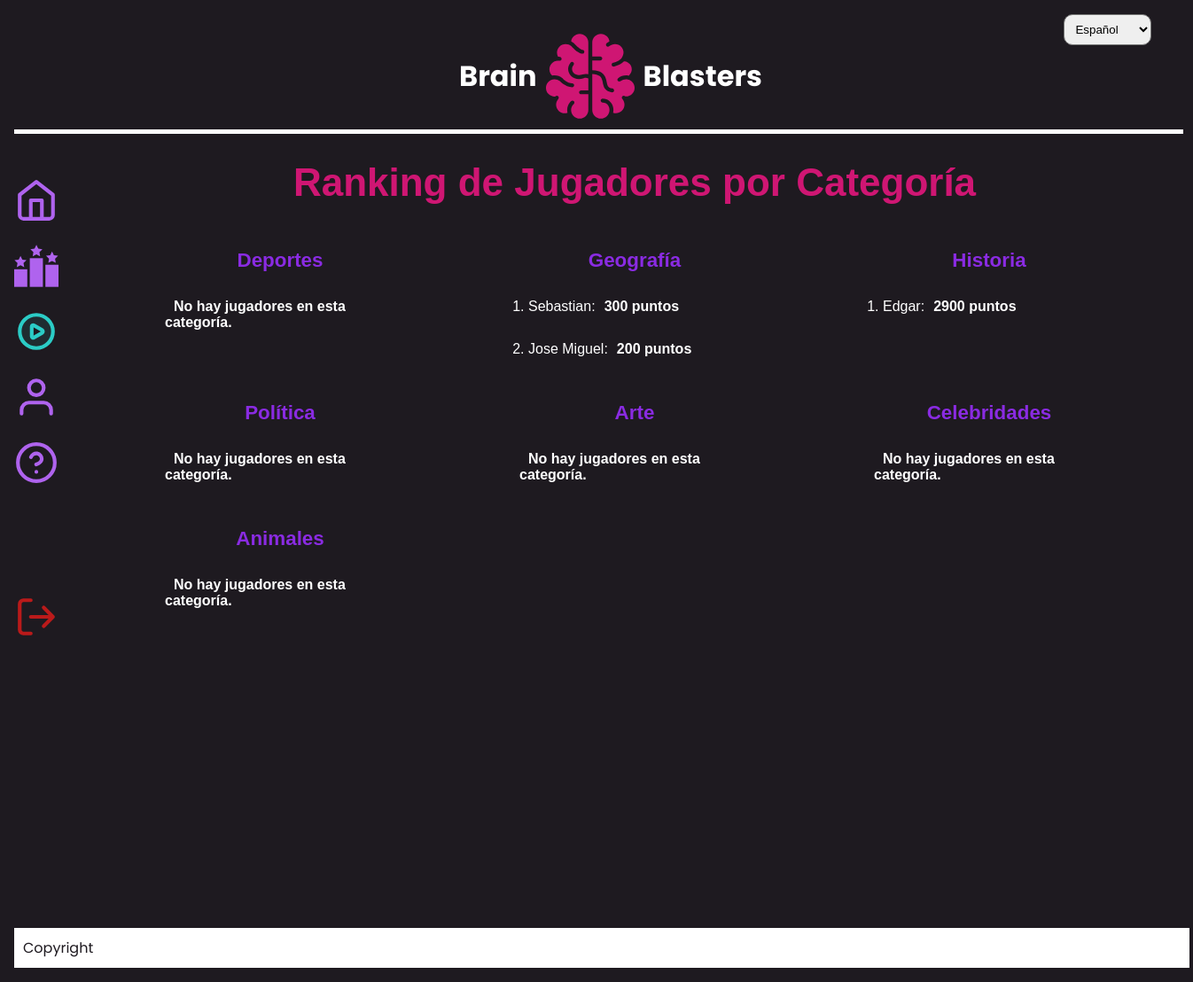
Before: /ranking/ with the older database file.
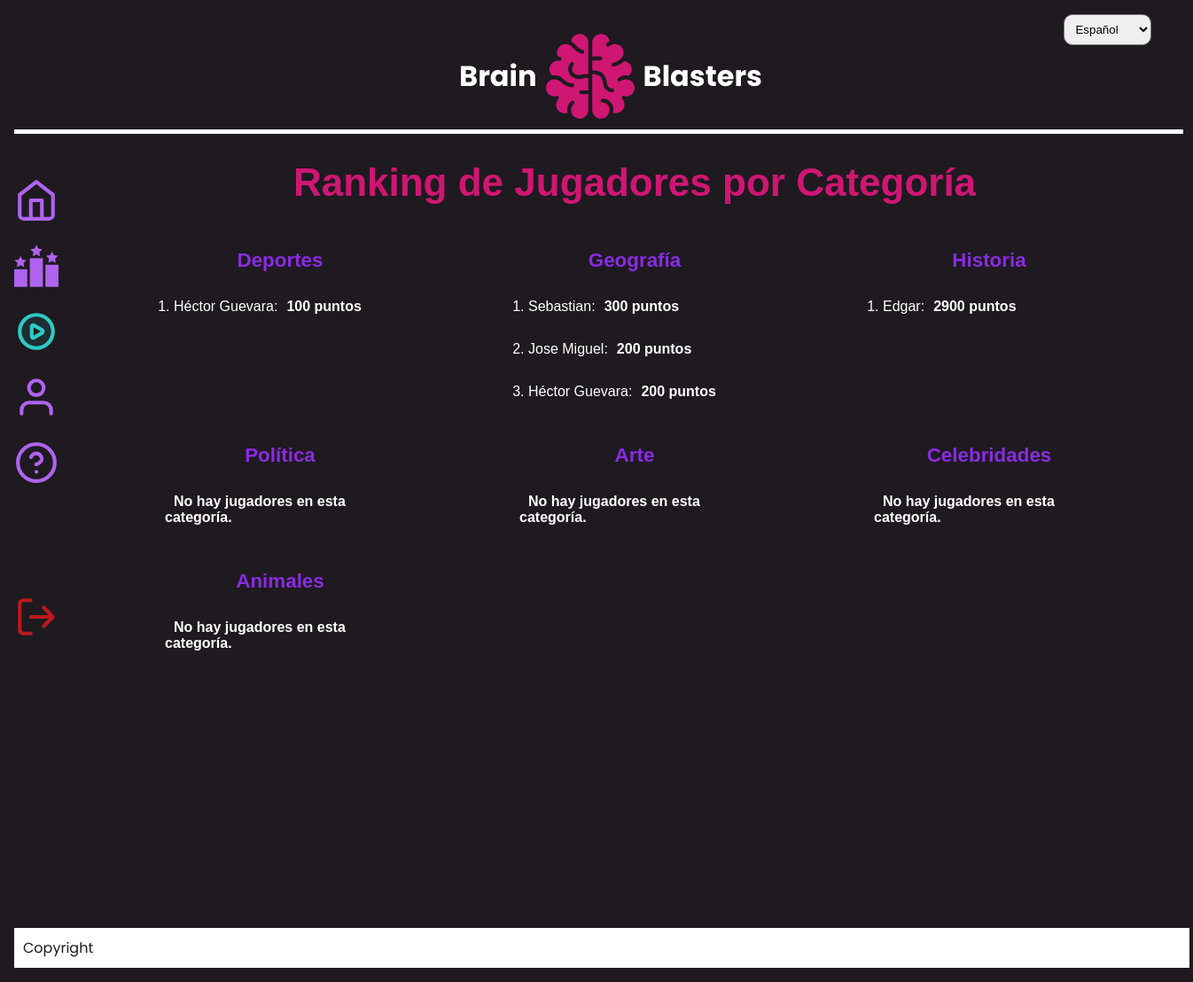
After: the same page with the newer database file.
### myapp/models.py (models this page shows, shortened)
class Categoria(models.Model):
    nombre = models.CharField(max_length=50)

class Jugador(models.Model):
    id = models.AutoField(primary_key=True)
    usuario = models.ForeignKey(Usuario, on_delete=models.CASCADE)
    categoria = models.ForeignKey(Categoria, on_delete=models.CASCADE, null=True)
    puntaje_acumulado = models.IntegerField(default=0)

class BaseModel(models.Model):
    created_by = models.ForeignKey('Usuario', on_delete=models.SET_NULL, null=True, related_name='%(class)s_created')
    modified_by = models.ForeignKey('Usuario', on_delete=models.SET_NULL, null=True, related_name='%(class)s_modified')
    history = AuditlogHistoryField()
    class Meta:
        abstract = True

class Usuario(AbstractBaseUser, PermissionsMixin, BaseModel):
    nombre = models.CharField(max_length=50)
    email = models.EmailField(max_length=50, unique=True)
    is_staff = models.BooleanField(default=False)
    is_active = models.BooleanField(default=True)  # Añadido el campo is_active
    alias = models.CharField(max_length=50, unique=True)
    ROLES = (
        ('admin', 'Administrador'),
        ('user', 'Usuario'),
    )
    role = models.CharField(max_length=10, choices=ROLES, default='user')
    objects = CustomUserManager()
    USERNAME_FIELD = 'email'
    REQUIRED_FIELDS = ['nombre', 'alias']
    class Meta:
        verbose_name = 'usuario'
        verbose_name_plural = 'usuarios'

### myapp/views.py (the view)
# urls.py: path('ranking/',ranking,name='ranking'),
def ranking(request):
    Categorias = Categoria.objects.all()  # Obtener todas las categorías
    categorias = [categoria.nombre for categoria in Categorias]  # Obtener solo los nombres
    rankingCategoria = {}
    for categoria in Categorias:
        topJugadores = Jugador.objects.filter(categoria=categoria).order_by("-puntaje_acumulado")[:3]
        rankingCategoria[categoria.nombre] = topJugadores
    return render(request,"rankingJugadores.html",{"rankingCategoria":rankingCategoria})

### myapp/templates/rankingJugadores.html
{% extends 'base.html' %}
{% load static %}
{% block content %}
    <div class="rankingContainer">
        <h1 class="tituloRanking">Ranking de Jugadores por Categoría</h1>
        <div class="rankinglistado">
            {% for categoria, jugadores in rankingCategoria.items %}
                <div class="ranking">
                    <ol class="rankingCategoria">
                        <h2 class="tituloCategoria">{{ categoria }}</h2>
                        {% for jugador in jugadores %}
                            <li>{{ jugador.usuario.nombre }}:<b>{{ jugador.puntaje_acumulado }} puntos</b></li>
                            {% empty %}
                            <b>No hay jugadores en esta categoría.</b>
                        {% endfor %}
                    </ol>
                </div>
            {% endfor %}
        </div>
    </div>
{% endblock %}

Changed rows visible on the page:
added Jugador: usuario.nombre "Héctor Guevara", puntaje_acumulado "100", shown under "Deportes"
added Jugador: usuario.nombre "Héctor Guevara", puntaje_acumulado "200", shown under "Geografía"
Other visible differences:
list line gone: "No hay jugadores en esta categoría."
